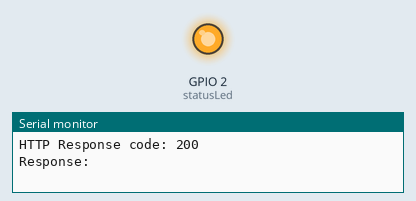
A sketch run on a simulated ESP8266 (NodeMCU). Shown: output pins drawn as LEDs (lit = HIGH), the last lines printed to the serial monitor. WiFi joins after 1.5 s; servers stay silent unless stated; uploads are accepted with an empty reply; random numbers use the default seed unless the sketch sets one.

Above: at 6.9 s.
At 63.29 s:
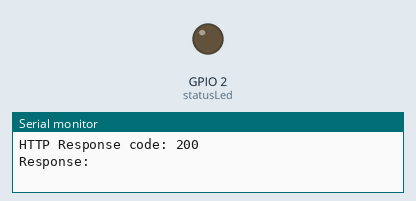
Timing chart, 0 to 68.1 s (numbered marks = the images above):
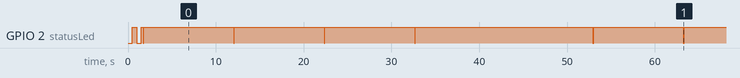

The sketch:

esp8266_flashing_Angad.ino
```cpp
#include <ESP8266WiFi.h>
#include <ESP8266HTTPClient.h>
#include <WiFiClient.h>
#include <ArduinoJson.h>

// WiFi credentials
const char* ssid = "Airtel_deep_5416";
const char* password = "Divy@07052021";

// FastAPI server details
const char* serverIP = "127.0.0.1";  // Change to your server IP
const int serverPort = 8000;
const String apiEndpoint = "http://" + String(serverIP) + ":" + String(serverPort) + "/api/power-data";

// Device configuration - CHANGE THIS FOR EACH DEVICE
const String device_id = "device0001"; // Change to device0002, device0003, etc.

// Status LED
const int statusLed = 2; // Built-in LED

void setup() {
  Serial.begin(115200);
  pinMode(statusLed, OUTPUT);

  // Start WiFi connection
  WiFi.begin(ssid, password);

  Serial.println();
  Serial.println("=== ESP8266 Power Fault Monitor ===");
  Serial.print("Connecting to WiFi");

  // Wait for WiFi connection
  while (WiFi.status() != WL_CONNECTED) {
    delay(500);
    Serial.print(".");
    digitalWrite(statusLed, !digitalRead(statusLed));
  }

  Serial.println();
  Serial.println("WiFi connected!");
  Serial.print("IP address: ");
  Serial.println(WiFi.localIP());
  Serial.print("Device ID: ");
  Serial.println(device_id);

  digitalWrite(statusLed, HIGH);
}

void loop() {
  // Check WiFi connection
  if (WiFi.status() != WL_CONNECTED) {
    Serial.println("WiFi disconnected! Reconnecting...");
    digitalWrite(statusLed, LOW);
    WiFi.reconnect();
    delay(5000);
    return;
  }

  // Simulate fault detection (replace with actual sensor reading)
  simulateFaultDetection();

  delay(10000); // Send every 10 seconds
}

void simulateFaultDetection() {
  // Simulate random fault conditions
  float sensor_value = random(100, 1000) / 100.0; // Random value between 1.0 and 10.0

  // Only send alert if value exceeds threshold (simulating fault)
  if (sensor_value > 3.0) {
    String fault_type = "overcurrent";
    if (sensor_value > 7.0) {
      fault_type = "short_circuit";
    } else if (sensor_value > 5.0) {
      fault_type = "voltage_drop";
    }

    sendFaultAlert(sensor_value, fault_type);
  }
}

void sendFaultAlert(float sensor_value, String fault_type) {
  WiFiClient client;
  HTTPClient http;

  // Create JSON document
  DynamicJsonDocument doc(1024);
  doc["device_id"] = device_id;
  doc["fault_type"] = fault_type;
  doc["sensor_value"] = sensor_value;
  doc["timestamp"] = getTimestamp();

  String jsonData;
  serializeJson(doc, jsonData);

  Serial.println("Sending fault alert:");
  Serial.println(jsonData);

  http.begin(client, apiEndpoint);
  http.addHeader("Content-Type", "application/json");

  int httpResponseCode = http.POST(jsonData);

  if (httpResponseCode > 0) {
    String response = http.getString();
    Serial.println("HTTP Response code: " + String(httpResponseCode));
    Serial.println("Response: " + response);

    // Blink LED on success
    digitalWrite(statusLed, LOW);
    delay(100);
    digitalWrite(statusLed, HIGH);
  } else {
    Serial.println("Error in HTTP request: " + String(httpResponseCode));

    // Rapid blink on error
    for(int i = 0; i < 3; i++) {
      digitalWrite(statusLed, LOW);
      delay(100);
      digitalWrite(statusLed, HIGH);
      delay(100);
    }
  }

  http.end();
}

String getTimestamp() {
  // Simple timestamp (in production, use RTC or NTP)
  return "2024-01-15T10:00:00Z"; // This will be overwritten by server
}
```

Measured:
- by itself, GPIO 2 (statusLed): HIGH → LOW at 1.0 s, → HIGH 0.50 s later, → LOW 0.21 s later, → HIGH 0.10 s later, … (24 changes in this stretch)
- by itself, everything shown: repeats every 51.2 s, in 8 steps
